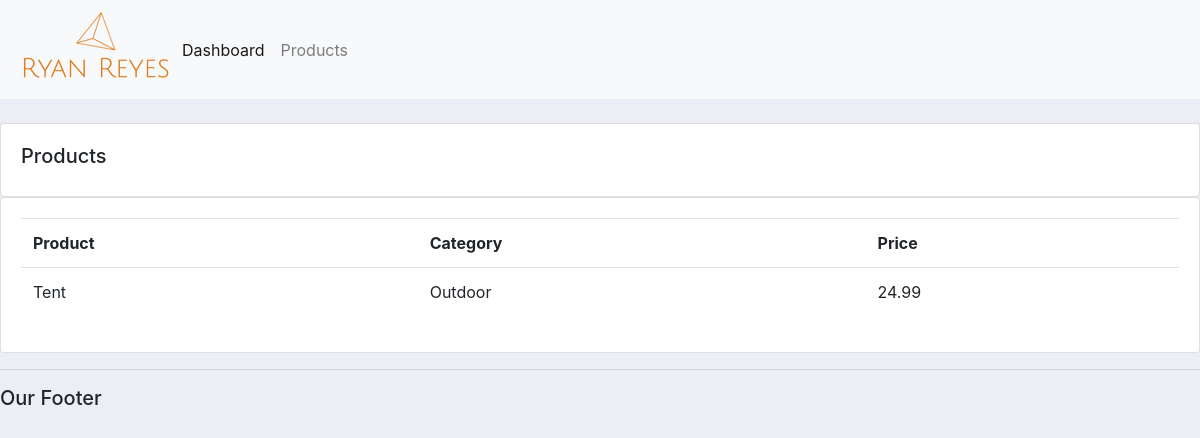
The app's page /products/, older data.
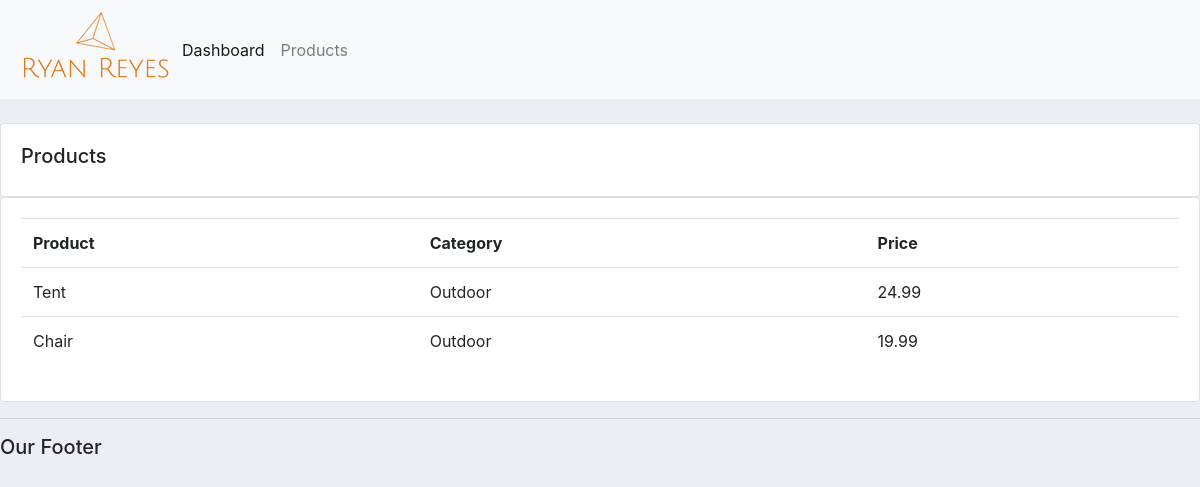
The same page, newer data.
### accounts/models.py (models this page shows, shortened)
class Product(models.Model):
    CATEGORY = (
        ('Indoor', 'Indoor'),
        ('Outdoor', 'Outdoor')
    )
    name = models.CharField(max_length=200, null=True)
    price = models.FloatField(null=True)
    category = models.CharField(max_length=200, null=True, choices=CATEGORY)
    description = models.CharField(max_length=200, null=True)
    date_created = models.DateTimeField(auto_now_add=True, null=True)
    tag = models.ManyToManyField(Tag)

### accounts/views.py (the view)
# urls.py: path('products/', views.products, name='products'),
def products(request):
    products = Product.objects.all()
    return render(request, 'accounts/products.html', {'products': products})

### accounts/templates/accounts/products.html
{% extends 'accounts/main.html' %}
{% block content %}
<br>
<div class="row">
    <div class="col-md">
        <div class="card card-body">
            <h5>Products</h5>
        </div>
        <div class="card card-body">
            <table class="table">
                <tr>
                    <th>Product</th>
                    <th>Category</th>
                    <th>Price</th>
                </tr>
                {% for i in products %}
                <tr>
                    <td>{{i.name}}</td>
                    <td>{{i.category}}</td>
                    <td>{{i.price}}</td>
                </tr>
                {% endfor %}
            </table>
        </div>
    </div>
</div>
{% endblock %}

Row changes from the older to the newer data that the page shows:
added Product: name "Chair", category "Outdoor", price "19.99"
